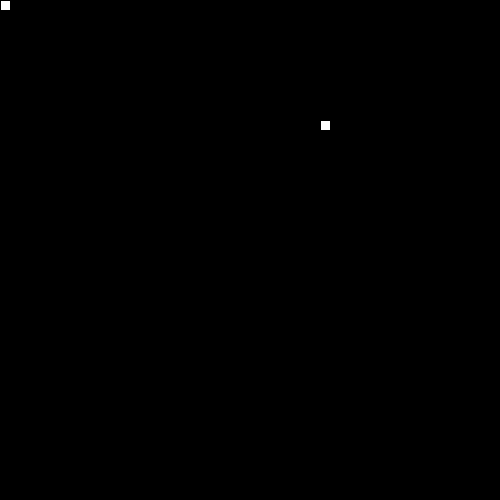
Frame 1 (no input)
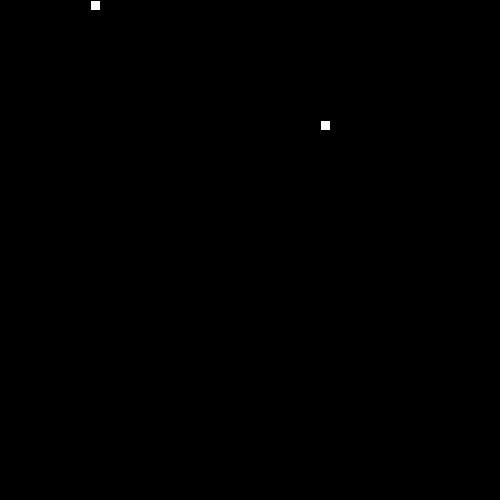
Frame 60 (the mouse pressed at the canvas centre just before this capture)
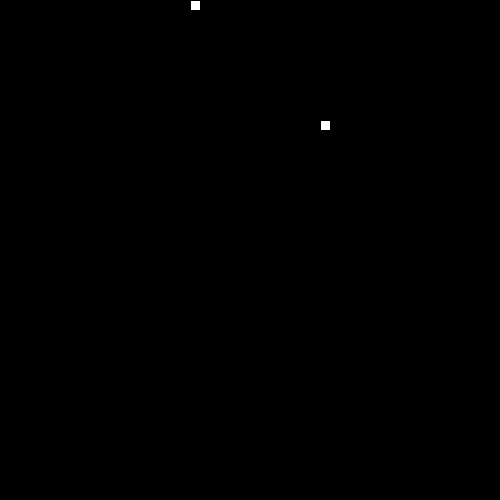
Frame 120 (the mouse held since frame 60 and released just before this capture)

The Processing sketch that drew these frames (run headless with seeded random() and noise(); from frame 60 on, the mouse is pressed at the canvas centre):

// Processing sketch: LeagueSnake
// ── LeagueSnake.pde

// 1. Follow the recipe instructions inside the Segment class.

// The Segment class will be used to represent each part of the moving snake.

class Segment {

  //2. Create x and y member variables to hold the location of each segment.
  int x;
  int y;
  // 3. Add a constructor with parameters to initialize each variable.
  public Segment(int x,int y){
    this.x = x;
    this.y = y;
  }
  // 4. Add getter and setter methods for both the x and y member variables.
  int getX(){
    return x;
  }
  void setX(int x){
    this.x = x;
  }
  int getY(){
    return y;
  }
  void setY(int y){
    this.y = y;
  }
}


// 5. Create (but do not initialize) a Segment variable to hold the head of the Snake
Segment head;


// 6. Create and initialize a String to hold the direction of your snake e.g. "up"
String dir = "right";

// 7. Create and initialize a variable to hold how many pieces of food the snake has eaten.
// give it a value of 1 to start.
int foodEaten = 1;


// 8. Create and initialize foodX and foodY variables to hold the location of the food.

// (Hint: use the random method to set both the x and y to random locations within the screen size (500 by 500).)

int foodX = ((int)random(50)*10);
int foodY = ((int)random(50)*10);



void setup() {

  // 9. Set the size of your sketch (500 by 500).

  size(500, 500);


  // 10. initialize your head to a new segment.
  head = new Segment(0, 0);

  // 11. Use the frameRate(int rate) method to set the rate to 20.
  frameRate(20);
}


void draw() {

  background(0);


  //12. Call the manageTail, drawFood, drawSnake, move, and collision methods.
  manageTail();
  drawFood();
  drawSnake();
  move();
  collision();
}


// 13. Complete the drawFood method below. (Hint: each piece of food should be a 10 by 10 rectangle).

void drawFood() {
  rect(foodX,foodY,10,10);
}


//14. Draw the snake head (use a 10 by 10 rectangle)

void drawSnake() {
rect(head.getX(),head.getY(),10,10);

  //test your code
}


// 15. Complete the move method below.

void move() {

  // 16. Using a switch statement, make your snake head move by 10 pixels in the correct direction.
  
  switch(dir) {
  case "up":
    head.setY(head.getY()-10);
    break;
  case "down":
    head.setY(head.getY()+10);
    break;
  case "left":
   head.setX(head.getX()-10);
    break;
  case "right":
    head.setX(head.getX()+10);
    break;
  }
 


  // 17. Call the checkBoundaries method to make sure the snake head doesn't go off the screen.
  checkBoundaries();
}


// 18. Complete the keyPressed method below. Use if statements to set your direction variable depending on what key is pressed.

void keyPressed() {
  if(key == CODED){
    if(keyCode == UP && dir != "down"){
      dir = "up";
    } else if(keyCode == DOWN && dir != "up"){
      dir = "down";
    } else if(keyCode == LEFT && dir != "right"){
      dir = "left";
    } else if(keyCode == RIGHT && dir != "left"){
      dir = "right";
    }
  }
}



// 19. check if your head is out of bounds (teleport your snake head to the other side).

void checkBoundaries() {
  if(head.getX()>=500){
    head.setX(0);
  } else if(head.getX()<=-10){
    head.setX(500);
  } else if(head.getY()>=500){
    head.setY(0);
  } else if(head.getY()<=-10){
    head.setY(500);
  }
}



//20. Make sure that the key for your current direction’s opposite doesn’t work(i.e. If you’re going up, down key shouldn’t work)



// 21. Complete the missing parts of the collision method below.

void collision() {

  // If the segment is colliding with a piece of food...
     // Increase the amount of food eaten and set foodX and foodY to new random locations.
     if(head.getX()==foodX && head.getY()==foodY){
     foodEaten++;
     foodX = ((int)random(50)*10);
     foodY = ((int)random(50)*10);
     }
}



/**
 
 ** Part 2: making the tail (the rest of the snake)
 
 **/

//  1. Create and initialize an ArrayList of Segments. (This will be your snake tail!)
ArrayList<Segment> parts = new ArrayList<Segment>();

// 2. Complete the missing parts of the manageTail method below and call it in the draw method.

void manageTail() {

  //Call the drawTail and checkTailCollision methods.
  drawTail();
  checkTailCollision();
  // Add a new Segment to your ArrayList that has the same X and Y as the head of your snake.
  parts.add(head);
  // To keep your tail the right length:
  // while the tail size is greater than the number of food pieces eaten, remove the first Segment in your tail.
  while(parts.size()>foodEaten){
    parts.remove(parts.get(0));
  }
}

void drawTail() {
    // Draw a 10 by 10 rectangle for each Segment in your snake ArrayList.
}


// 3. Complete the missing parts of the bodyCollision method below.

void checkTailCollision() {

  // If your head has the same location as one of your segments...

  // reset your food variable

  //Call this method at the beginning of your manageTail method.
}
